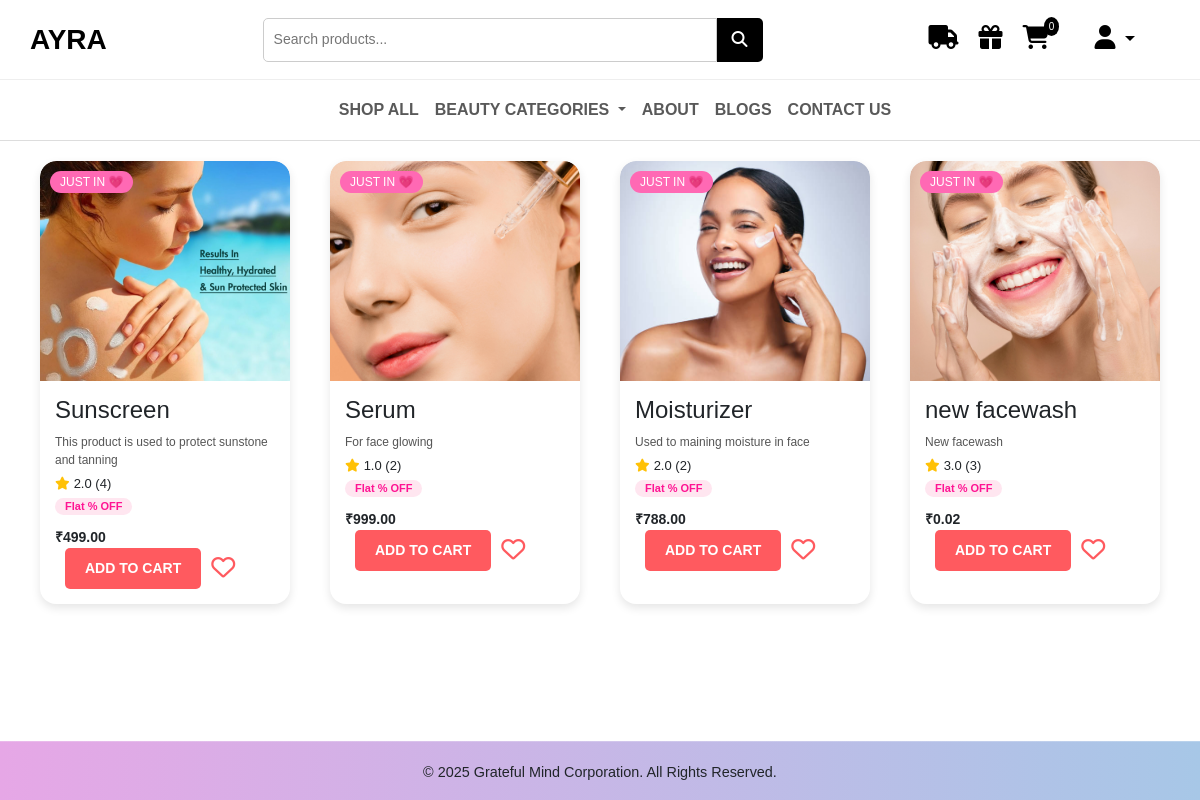
The app's page /shop/all/ with its own data.
### AYRA/models.py (models this page shows)
class Product(models.Model):
    name = models.CharField(max_length=255)
    image = models.ImageField(upload_to='products/')
    description = models.TextField()
    price = models.DecimalField(max_digits=8, decimal_places=2)
    rating = models.FloatField()
    reviews = models.PositiveIntegerField()
    is_bestseller = models.BooleanField(default=False)
    tag_line = models.CharField(max_length=255, blank=True, null=True)
    category = models.ForeignKey(Category, on_delete=models.CASCADE)
    def __str__(self):
        return self.name

### AYRA/views.py (the view)
# urls.py: path('shop/all/', views.all_products, name='all_products'),
def all_products(request):
    products = Product.objects.all()
    wishlist_product_ids = []
    if request.user.is_authenticated:
        wishlist_product_ids = Wishlist.objects.filter(user=request.user).values_list('product_id', flat=True)
    print("products",products)
    return render(request, 'all_products.html', {'products': products,'wishlist_product_ids': wishlist_product_ids,})

### AYRA/context_processors.py (called while the page is built)
def cart_count(request):
    if request.user.is_authenticated:
        count = Cart.objects.filter(user=request.user).count()
    else:
        count = 0
    return {'cart_count': count}

def categories_context(request):
    categories = Category.objects.all()
    print("Categories==>",categories)
    return {'nav_categories': categories}

### AYRA/models.py (called while the page is built)
    def __str__(self):
        return self.name

### templates/all_products.html (shortened to what this page needs)
{% extends 'base.html' %}
{% load static %}
{% block 'main' %}
<div class="carousel-container">
    <div class="carousel">
      {% if products %}
        {% for product in products %}
        <a href="{% url 'product_detail' product.id %}" style="text-decoration: none; color: inherit;">
        <div class="product-card">
            <div class="product-tag">JUST IN 💗</div>
            <div class="product-img">
                <img src="{{ product.image.url }}" alt="{{ product.name }}">
            </div>
            <div class="product-info">
                <h4>{{ product.name }}</h4>
                <p class="desc words">{{ product.description|truncatewords:15 }}</p>
                <div class="rating"><i class="fas fa-star"></i> {{ product.rating }} ({{ product.reviews }})</div>
                <span class="badge discount-badge">Flat {{ product.discount }}% OFF</span>
                <div class="price">₹{{ product.price }}</div>
                <div class="action-buttons">
                  <a href="{% url 'add_to_cart' product.id %}" style="text-decoration: none;">
                    <div class="add-to-cart">
                        ADD TO CART
                    </div>
                  </a>
                  <a class="wishlist-toggle" data-product-id="{{ product.id }}">
                    <div class="wishlist-icon">
                        {% if product.id in wishlist_product_ids %}
                            <i class="fas fa-heart filled-heart" style="color:red;"></i>
                        {% else %}
                            <i class="far fa-heart empty-heart"></i>
                        {% endif %}
                    </div>
                  </a>
                 </div>
            </div>
        </div>
        {% endfor %}
        {% else %}
        <p>You have no Products yet.</p>
      {% endif %}
    </div>
</div>
{% endblock %}

### static/css/style.css (style rules this page uses)
body { margin: 0; font-family: 'Helvetica Neue', sans-serif; }

### templates/all_products.html (style rules this page uses)
.carousel-container { overflow-x: auto; white-space: nowrap; padding: 20px; }
.carousel { display: flex; gap: 20px; flex-wrap: nowrap; }
.product-card { flex: 0 0 auto; width: 250px; background: #fff; border-radius: 16px; box-shadow: 0 4px 10px rgba(0,0,0,0.1); text-decoration: none; color: inherit; position: relative; display: flex; flex-direction: column; transition: transform 0.2s; }
.product-img { width: 100%; height: 220px; overflow: hidden; border-top-left-radius: 16px; border-top-right-radius: 16px; background-color: #f9f9f9; display: flex; align-items: center; justify-content: center; }
.product-img img { max-width: 100%; max-height: 100%; object-fit: contain; }
body { font-family: 'Arial', sans-serif; background: #fff; margin: 0; padding: 0; }
.carousel-container { position: relative; width: 100%; overflow-x: auto; scroll-behavior: smooth; padding: 20px; }
.carousel { display: flex; gap: 20px; min-width: 100%; }
.product-card { min-width: 250px; max-width: 250px; background: #fff; border-radius: 16px; box-shadow: 0 4px 10px rgba(0,0,0,0.1); flex-shrink: 0; text-decoration: none; color: inherit; position: relative; display: flex; flex-direction: column; transition: transform 0.2s; }
.product-tag { position: absolute; top: 10px; left: 10px; background: #ff69b4; color: white; padding: 2px 10px; border-radius: 12px; font-size: 12px; z-index: 1; }
.product-card img { width: 100%; height: 220px; object-fit: cover; border-top-left-radius: 16px; border-top-right-radius: 16px; }
.product-info { padding: 15px; flex-grow: 1; }
.product-info p { font-size: 12px; color: #555; margin: 2px 0; }
.badge { background-color: #ff1493; color: #fff; border-radius: 20px; padding: 3px 10px; font-size: 11px; display: inline-block; margin: 5px 5px 0 0; }
.discount-badge { background-color: #ffe6f0; color: #ff1493; }
.rating { display: flex; align-items: center; font-size: 13px; margin-top: 5px; }
.rating i { color: #ffc107; margin-right: 4px; }
.price { font-weight: bold; font-size: 14px; margin-top: 10px; }
.add-to-cart { background: black; color: white; padding: 10px; text-align: center; font-weight: bold; font-size: 14px; border-bottom-left-radius: 16px; border-bottom-right-radius: 16px; cursor: pointer; }
.action-buttons { display: flex; align-items: center; gap: 10px; }
.add-to-cart { background-color: #ff5a5f; padding: 10px 20px; color: white; border-radius: 5px; cursor: pointer; }
.wishlist-icon i { font-size: 1.5rem; color: #ff5a5f; cursor: pointer; }
.words { overflow-wrap: break-word; white-space: normal; }

### records on screen
Product: image (picture), name "Sunscreen", description "This product is used to protect sunstone and tanning", rating "2.0", reviews "4", price "499.00"
Product: image (picture), name "Serum", description "For face glowing", rating "1.0", reviews "2", price "999.00"
Product: image (picture), name "Moisturizer", description "Used to maining moisture in face", rating "2.0", reviews "2", price "788.00"
Product: image (picture), name "new facewash", description "New facewash", rating "3.0", reviews "3", price "0.02"

### other values on screen
{{ cart_count }} "0"
